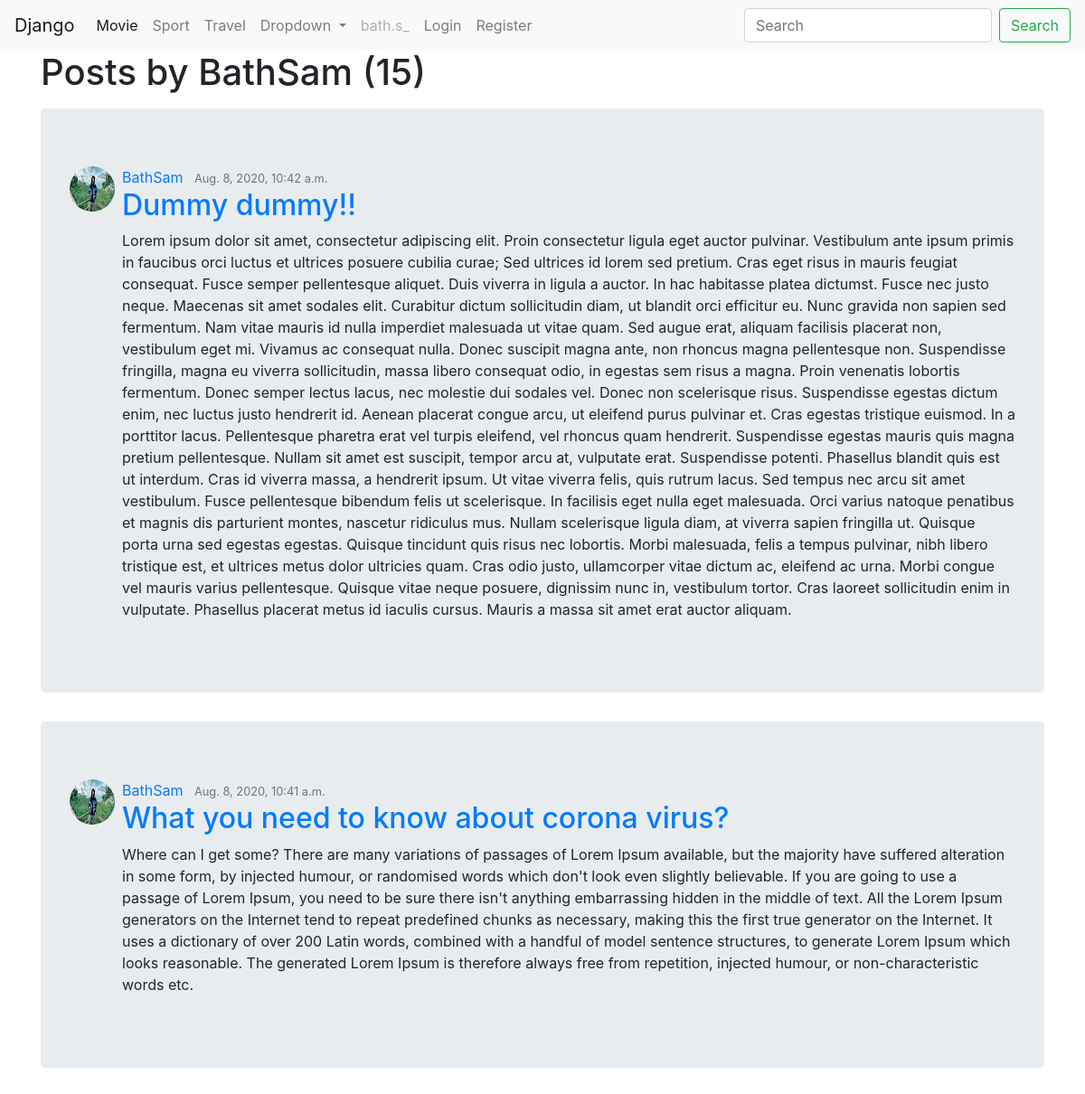
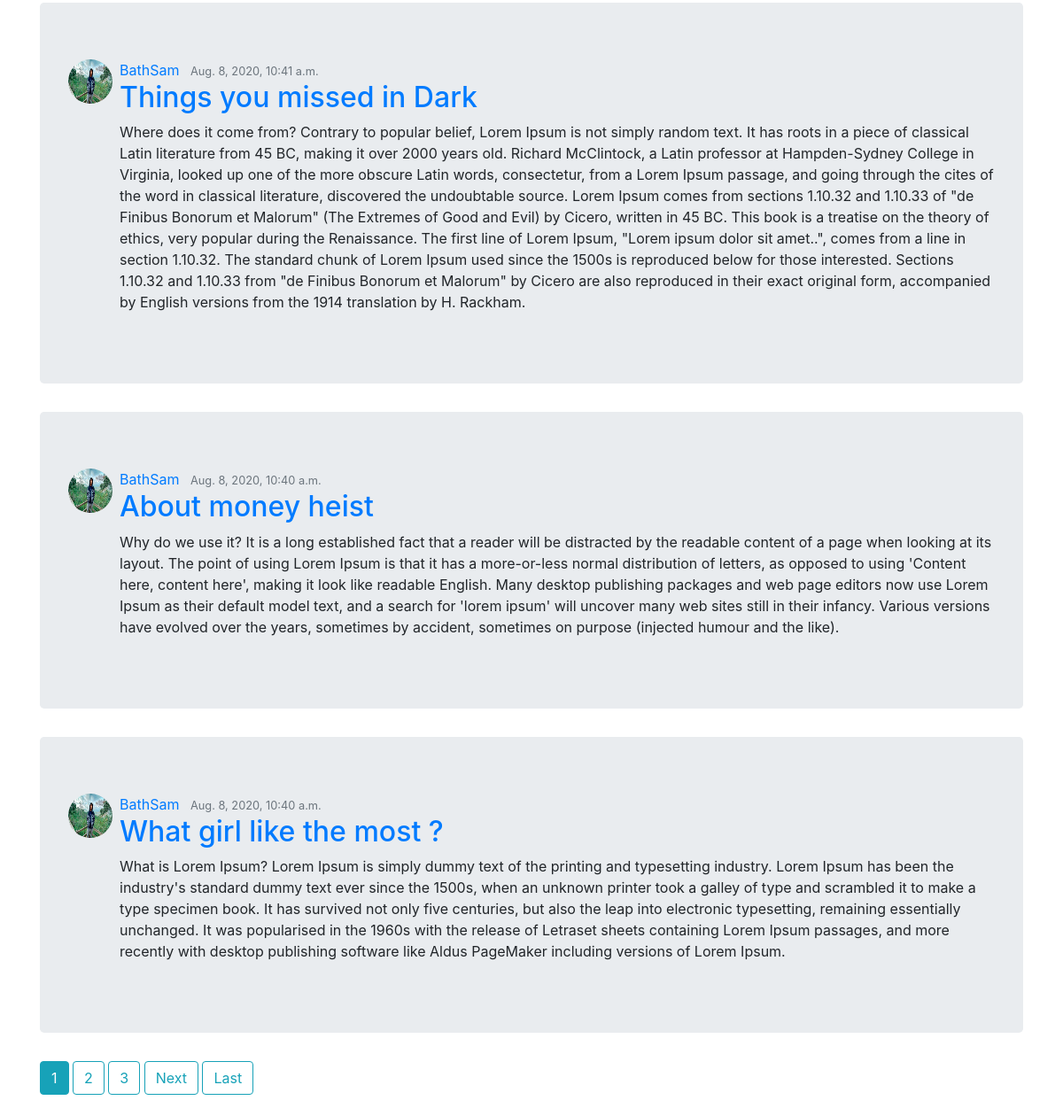
Screenshot of /user/BathSam with the database file from the repository (2 pictures, top to bottom).
### blog/models.py (models this page shows, shortened)
class Post(models.Model):
    author = models.ForeignKey(User, on_delete = models.CASCADE)
    title = models.CharField(max_length = 100)
    content = models.TextField()
    date_posted = models.DateTimeField(default = timezone.now)

### user/models.py (models this page shows, shortened)
class Profile(models.Model):
    user = models.OneToOneField(User, unique = True, on_delete=models.CASCADE)
    image = models.ImageField(default='default.jpg', upload_to='profile_pics')

### blog/views.py (the view)
# urls.py: path('user/<str:username>', UserPostListView.as_view(), name = 'user-posts'),
class UserPostListView(ListView):
    model = Post
    template_name = 'blog/user_posts.html'
    context_object_name = 'posts'
    paginate_by = 5
    def get_queryset(self):
        user = get_object_or_404(User, username = self.kwargs.get('username'))
        return Post.objects.filter(author = user).order_by('-date_posted')

### blog/templates/blog/user_posts.html (shortened to what this page needs)
<!DOCTYPE html>
{% extends 'blog/base_blog.html' %}
    {% block body_block %}
    <h1 class="mb-3">Posts by {{ view.kwargs.username }} ({{ page_obj.paginator.count }})</h1>
    {% for post in posts %}
        <article class="media content-section container jumbotron mt-2">
            <img src="{{ post.author.profile.image.url }}" alt="author" class="rounded-circle article-img mr-2" style = "width: 50px; height: 50px;">
            <div class="media-body">
                <div class="article-metadata">
                    <a href="{% url 'blog:user-posts' post.author.username %}" class="mr-2"> {{ post.author}} </a>
                    <small class="text-muted"> {{ post.date_posted}} </small>
                </div>
                <h2><a href="{% url 'blog:post-detail' post.id %}" class="article-title"> {{post.title}} </a></h2>
                <p class="article-content"> {{post.content}} </p>
            </div>
        </article>
    {% endfor %}
    {% if is_paginated %}
        {% for num in page_obj.paginator.page_range %}
            {% if page_obj.number == num %}
                <a href="?page={{num}}" class="btn btn-info mb-4">{{num}}</a>
            {% elif num > page_obj.number|add:'-3' and num < page_obj.number|add:'3' %}
                <a href="?page={{num}}" class="btn btn-outline-info mb-4">{{num}}</a>
            {% endif %}
        {% endfor %}
        {% if page_obj.has_next %}
            <a href="?page={{ page_obj.next_page_number }}" class="btn btn-outline-info mb-4">Next</a>
            <a href="?page={{ page_obj.paginator.num_pages }}" class="btn btn-outline-info mb-4">Last</a>
        {% endif %}
    {% endif %}
    {% endblock %}

### rows the page displays
Post: author.profile.image (picture), author "BathSam", date_posted "Aug. 8, 2020, 10:42 a.m.", title "Dummy dummy!!", content "Lorem ipsum dolor sit amet, consectetur adipiscing elit. Proin consectetur ligula eget auctor pulvinar. Vestibulum ante ipsum primis in faucibus orci luctus et ultrices posuere cubilia curae; Sed ultrices id lorem sed pretium. Cras eget risus in mauris feugiat consequat. Fusce semper pellentesque aliquet. Duis viverra in ligula a auctor. In hac habitasse platea dictumst. Fusce nec justo neque. Maecenas sit amet sodales elit. Curabitur dictum sollicitudin diam, ut blandit orci efficitur eu. Nunc gravida non sapien sed fermentum. Nam vitae mauris id nulla imperdiet malesuada ut vitae quam. Sed augue erat, aliquam facilisis placerat non, vestibulum eget mi. Vivamus ac consequat nulla. Donec…"
Post: author.profile.image (picture), author "BathSam", date_posted "Aug. 8, 2020, 10:41 a.m.", title "What you need to know about corona virus?", content "Where can I get some? There are many variations of passages of Lorem Ipsum available, but the majority have suffered alteration in some form, by injected humour, or randomised words which don't look even slightly believable. If you are going to use a passage of Lorem Ipsum, you need to be sure there isn't anything embarrassing hidden in the middle of text. All the Lorem Ipsum generators on the Internet tend to repeat predefined chunks as necessary, making this the first true generator on the Internet. It uses a dictionary of over 200 Latin words, combined with a handful of model sentence structures, to generate Lorem Ipsum which looks reasonable. The generated Lorem Ipsum is therefore…"
Post: author.profile.image (picture), author "BathSam", date_posted "Aug. 8, 2020, 10:41 a.m.", title "Things you missed in Dark", content "Where does it come from? Contrary to popular belief, Lorem Ipsum is not simply random text. It has roots in a piece of classical Latin literature from 45 BC, making it over 2000 years old. Richard McClintock, a Latin professor at Hampden-Sydney College in Virginia, looked up one of the more obscure Latin words, consectetur, from a Lorem Ipsum passage, and going through the cites of the word in classical literature, discovered the undoubtable source. Lorem Ipsum comes from sections 1.10.32 and 1.10.33 of \"de Finibus Bonorum et Malorum\" (The Extremes of Good and Evil) by Cicero, written in 45 BC. This book is a treatise on the theory of ethics, very popular during the Renaissance. The first…"
Post: author.profile.image (picture), author "BathSam", date_posted "Aug. 8, 2020, 10:40 a.m.", title "About money heist", content "Why do we use it? It is a long established fact that a reader will be distracted by the readable content of a page when looking at its layout. The point of using Lorem Ipsum is that it has a more-or-less normal distribution of letters, as opposed to using 'Content here, content here', making it look like readable English. Many desktop publishing packages and web page editors now use Lorem Ipsum as their default model text, and a search for 'lorem ipsum' will uncover many web sites still in their infancy. Various versions have evolved over the years, sometimes by accident, sometimes on purpose (injected humour and the like)."
Post: author.profile.image (picture), author "BathSam", date_posted "Aug. 8, 2020, 10:40 a.m.", title "What girl like the most ?", content "What is Lorem Ipsum? Lorem Ipsum is simply dummy text of the printing and typesetting industry. Lorem Ipsum has been the industry's standard dummy text ever since the 1500s, when an unknown printer took a galley of type and scrambled it to make a type specimen book. It has survived not only five centuries, but also the leap into electronic typesetting, remaining essentially unchanged. It was popularised in the 1960s with the release of Letraset sheets containing Lorem Ipsum passages, and more recently with desktop publishing software like Aldus PageMaker including versions of Lorem Ipsum."

### other values shown
{{ view.kwargs.username }} "BathSam"
{{ page_obj.paginator.count }} "15"
{{ num }} "1"
{{ num }} "2" "3"
